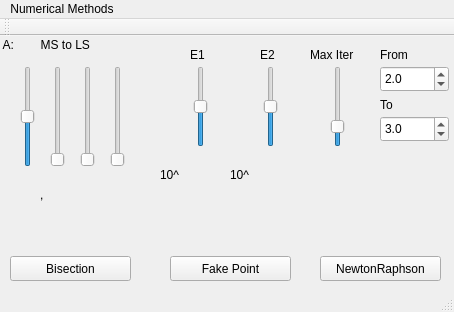
<?xml version="1.0" encoding="UTF-8"?>
<ui version="4.0">
 <class>MainWindow</class>
 <widget class="QMainWindow" name="MainWindow">
  <property name="geometry">
   <rect>
    <x>0</x>
    <y>0</y>
    <width>454</width>
    <height>312</height>
   </rect>
  </property>
  <property name="windowTitle">
   <string>MainWindow</string>
  </property>
  <widget class="QWidget" name="centralWidget">
   <widget class="QPushButton" name="pushButtonBisection">
    <property name="geometry">
     <rect>
      <x>10</x>
      <y>220</y>
      <width>121</width>
      <height>25</height>
     </rect>
    </property>
    <property name="text">
     <string>Bisection</string>
    </property>
    <property name="flat">
     <bool>false</bool>
    </property>
   </widget>
   <widget class="QPushButton" name="pushButtonFixedPoint">
    <property name="geometry">
     <rect>
      <x>170</x>
      <y>220</y>
      <width>121</width>
      <height>25</height>
     </rect>
    </property>
    <property name="text">
     <string>Fake Point</string>
    </property>
   </widget>
   <widget class="QSlider" name="verticalSlider_e1">
    <property name="geometry">
     <rect>
      <x>190</x>
      <y>30</y>
      <width>21</width>
      <height>81</height>
     </rect>
    </property>
    <property name="minimum">
     <number>-10</number>
    </property>
    <property name="maximum">
     <number>0</number>
    </property>
    <property name="value">
     <number>-5</number>
    </property>
    <property name="orientation">
     <enum>Qt::Vertical</enum>
    </property>
   </widget>
   <widget class="QPushButton" name="pushButtonNewtonRaphson">
    <property name="geometry">
     <rect>
      <x>320</x>
      <y>220</y>
      <width>121</width>
      <height>25</height>
     </rect>
    </property>
    <property name="text">
     <string>NewtonRaphson</string>
    </property>
   </widget>
   <widget class="QLabel" name="label_e1">
    <property name="geometry">
     <rect>
      <x>190</x>
      <y>10</y>
      <width>21</width>
      <height>17</height>
     </rect>
    </property>
    <property name="text">
     <string>E1</string>
    </property>
   </widget>
   <widget class="QLabel" name="label_variavelA_2">
    <property name="geometry">
     <rect>
      <x>0</x>
      <y>0</y>
      <width>151</width>
      <height>17</height>
     </rect>
    </property>
    <property name="text">
     <string> A:        MS to LS </string>
    </property>
   </widget>
   <widget class="QSlider" name="verticalSlider_variableA_0">
    <property name="geometry">
     <rect>
      <x>20</x>
      <y>30</y>
      <width>16</width>
      <height>101</height>
     </rect>
    </property>
    <property name="minimum">
     <number>-50</number>
    </property>
    <property name="maximum">
     <number>50</number>
    </property>
    <property name="orientation">
     <enum>Qt::Vertical</enum>
    </property>
   </widget>
   <widget class="QSlider" name="verticalSlider_e2">
    <property name="geometry">
     <rect>
      <x>260</x>
      <y>30</y>
      <width>21</width>
      <height>81</height>
     </rect>
    </property>
    <property name="minimum">
     <number>-10</number>
    </property>
    <property name="maximum">
     <number>0</number>
    </property>
    <property name="value">
     <number>-5</number>
    </property>
    <property name="orientation">
     <enum>Qt::Vertical</enum>
    </property>
   </widget>
   <widget class="QLabel" name="label_e1_2">
    <property name="geometry">
     <rect>
      <x>260</x>
      <y>10</y>
      <width>21</width>
      <height>17</height>
     </rect>
    </property>
    <property name="text">
     <string>E2</string>
    </property>
   </widget>
   <widget class="QLabel" name="label_maxIter">
    <property name="geometry">
     <rect>
      <x>310</x>
      <y>10</y>
      <width>61</width>
      <height>17</height>
     </rect>
    </property>
    <property name="text">
     <string>Max Iter</string>
    </property>
   </widget>
   <widget class="QSlider" name="verticalSlider_maxIter">
    <property name="geometry">
     <rect>
      <x>330</x>
      <y>30</y>
      <width>16</width>
      <height>81</height>
     </rect>
    </property>
    <property name="minimum">
     <number>1</number>
    </property>
    <property name="maximum">
     <number>100</number>
    </property>
    <property name="value">
     <number>20</number>
    </property>
    <property name="orientation">
     <enum>Qt::Vertical</enum>
    </property>
   </widget>
   <widget class="QDoubleSpinBox" name="doubleSpinBox_limiteInferior">
    <property name="geometry">
     <rect>
      <x>380</x>
      <y>30</y>
      <width>69</width>
      <height>26</height>
     </rect>
    </property>
    <property name="decimals">
     <number>1</number>
    </property>
    <property name="minimum">
     <double>-10.000000000000000</double>
    </property>
    <property name="singleStep">
     <double>0.010000000000000</double>
    </property>
    <property name="value">
     <double>2.000000000000000</double>
    </property>
   </widget>
   <widget class="QDoubleSpinBox" name="doubleSpinBox_limiteSuperior">
    <property name="geometry">
     <rect>
      <x>380</x>
      <y>80</y>
      <width>69</width>
      <height>26</height>
     </rect>
    </property>
    <property name="decimals">
     <number>1</number>
    </property>
    <property name="minimum">
     <double>-10.000000000000000</double>
    </property>
    <property name="singleStep">
     <double>0.010000000000000</double>
    </property>
    <property name="value">
     <double>3.000000000000000</double>
    </property>
   </widget>
   <widget class="QLabel" name="label_from">
    <property name="geometry">
     <rect>
      <x>380</x>
      <y>10</y>
      <width>67</width>
      <height>17</height>
     </rect>
    </property>
    <property name="text">
     <string>From</string>
    </property>
   </widget>
   <widget class="QLabel" name="label_to">
    <property name="geometry">
     <rect>
      <x>380</x>
      <y>60</y>
      <width>67</width>
      <height>17</height>
     </rect>
    </property>
    <property name="text">
     <string>To</string>
    </property>
   </widget>
   <widget class="QLabel" name="label_outVariableA_0">
    <property name="geometry">
     <rect>
      <x>20</x>
      <y>150</y>
      <width>21</width>
      <height>17</height>
     </rect>
    </property>
    <property name="text">
     <string/>
    </property>
   </widget>
   <widget class="QLabel" name="label_outE1">
    <property name="geometry">
     <rect>
      <x>190</x>
      <y>120</y>
      <width>21</width>
      <height>17</height>
     </rect>
    </property>
    <property name="text">
     <string/>
    </property>
   </widget>
   <widget class="QLabel" name="label_outE2">
    <property name="geometry">
     <rect>
      <x>260</x>
      <y>120</y>
      <width>21</width>
      <height>17</height>
     </rect>
    </property>
    <property name="text">
     <string/>
    </property>
   </widget>
   <widget class="QLabel" name="label_outMaxIter">
    <property name="geometry">
     <rect>
      <x>330</x>
      <y>120</y>
      <width>21</width>
      <height>17</height>
     </rect>
    </property>
    <property name="text">
     <string/>
    </property>
   </widget>
   <widget class="QLabel" name="label_error">
    <property name="geometry">
     <rect>
      <x>130</x>
      <y>190</y>
      <width>201</width>
      <height>17</height>
     </rect>
    </property>
    <property name="text">
     <string/>
    </property>
   </widget>
   <widget class="QLabel" name="label_outE1_10">
    <property name="geometry">
     <rect>
      <x>160</x>
      <y>130</y>
      <width>31</width>
      <height>17</height>
     </rect>
    </property>
    <property name="text">
     <string>10^</string>
    </property>
   </widget>
   <widget class="QLabel" name="label_outE2_10">
    <property name="geometry">
     <rect>
      <x>230</x>
      <y>130</y>
      <width>31</width>
      <height>17</height>
     </rect>
    </property>
    <property name="text">
     <string>10^</string>
    </property>
   </widget>
   <widget class="QSlider" name="verticalSlider_variableA_1">
    <property name="geometry">
     <rect>
      <x>50</x>
      <y>30</y>
      <width>16</width>
      <height>101</height>
     </rect>
    </property>
    <property name="minimum">
     <number>0</number>
    </property>
    <property name="maximum">
     <number>9</number>
    </property>
    <property name="singleStep">
     <number>1</number>
    </property>
    <property name="orientation">
     <enum>Qt::Vertical</enum>
    </property>
   </widget>
   <widget class="QLabel" name="label_outVariableA_1">
    <property name="geometry">
     <rect>
      <x>50</x>
      <y>150</y>
      <width>21</width>
      <height>17</height>
     </rect>
    </property>
    <property name="text">
     <string/>
    </property>
   </widget>
   <widget class="QSlider" name="verticalSlider_variableA_2">
    <property name="geometry">
     <rect>
      <x>80</x>
      <y>30</y>
      <width>16</width>
      <height>101</height>
     </rect>
    </property>
    <property name="minimum">
     <number>0</number>
    </property>
    <property name="maximum">
     <number>9</number>
    </property>
    <property name="singleStep">
     <number>1</number>
    </property>
    <property name="orientation">
     <enum>Qt::Vertical</enum>
    </property>
   </widget>
   <widget class="QLabel" name="label_outVariableA_2">
    <property name="geometry">
     <rect>
      <x>80</x>
      <y>150</y>
      <width>21</width>
      <height>17</height>
     </rect>
    </property>
    <property name="text">
     <string/>
    </property>
   </widget>
   <widget class="QSlider" name="verticalSlider_variableA_3">
    <property name="geometry">
     <rect>
      <x>110</x>
      <y>30</y>
      <width>16</width>
      <height>101</height>
     </rect>
    </property>
    <property name="minimum">
     <number>0</number>
    </property>
    <property name="maximum">
     <number>9</number>
    </property>
    <property name="singleStep">
     <number>1</number>
    </property>
    <property name="orientation">
     <enum>Qt::Vertical</enum>
    </property>
   </widget>
   <widget class="QLabel" name="label_outVariableA_3">
    <property name="geometry">
     <rect>
      <x>110</x>
      <y>150</y>
      <width>21</width>
      <height>17</height>
     </rect>
    </property>
    <property name="text">
     <string/>
    </property>
   </widget>
   <widget class="QLabel" name="virgula">
    <property name="geometry">
     <rect>
      <x>40</x>
      <y>150</y>
      <width>16</width>
      <height>17</height>
     </rect>
    </property>
    <property name="text">
     <string>,</string>
    </property>
   </widget>
  </widget>
  <widget class="QMenuBar" name="menuBar">
   <property name="geometry">
    <rect>
     <x>0</x>
     <y>0</y>
     <width>454</width>
     <height>22</height>
    </rect>
   </property>
   <widget class="QMenu" name="menuNumerical_Methods">
    <property name="title">
     <string>Numerical Methods</string>
    </property>
   </widget>
   <addaction name="menuNumerical_Methods"/>
  </widget>
  <widget class="QToolBar" name="mainToolBar">
   <attribute name="toolBarArea">
    <enum>TopToolBarArea</enum>
   </attribute>
   <attribute name="toolBarBreak">
    <bool>false</bool>
   </attribute>
  </widget>
  <widget class="QStatusBar" name="statusBar"/>
 </widget>
 <layoutdefault spacing="6" margin="11"/>
 <resources/>
 <connections/>
</ui>
